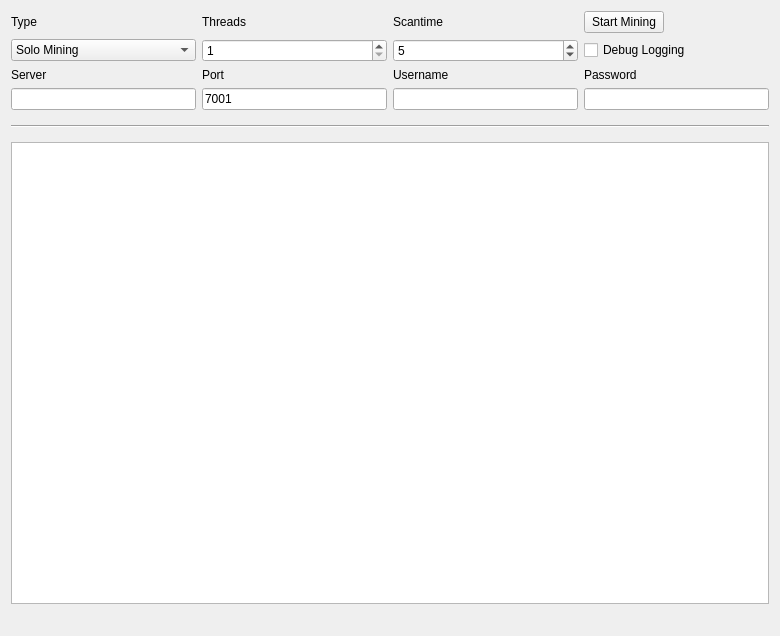
<?xml version="1.0" encoding="UTF-8"?>
<ui version="4.0">
 <class>MiningPage</class>
 <widget class="QWidget" name="MiningPage">
  <property name="geometry">
   <rect>
    <x>0</x>
    <y>0</y>
    <width>780</width>
    <height>636</height>
   </rect>
  </property>
  <property name="windowTitle">
   <string>Mining</string>
  </property>
  <layout class="QGridLayout" name="gridLayout">
   <property name="sizeConstraint">
    <enum>QLayout::SetMaximumSize</enum>
   </property>
   <item row="7" column="1">
    <widget class="QLineEdit" name="serverLine">
     <property name="enabled">
      <bool>true</bool>
     </property>
    </widget>
   </item>
   <item row="6" column="3">
    <widget class="QLabel" name="usernameLabel">
     <property name="enabled">
      <bool>true</bool>
     </property>
     <property name="text">
      <string>Username</string>
     </property>
    </widget>
   </item>
   <item row="6" column="1">
    <widget class="QLabel" name="serverLabel">
     <property name="enabled">
      <bool>true</bool>
     </property>
     <property name="text">
      <string>Server</string>
     </property>
    </widget>
   </item>
   <item row="7" column="3">
    <widget class="QLineEdit" name="usernameLine">
     <property name="enabled">
      <bool>true</bool>
     </property>
     <property name="text">
      <string/>
     </property>
    </widget>
   </item>
   <item row="6" column="4">
    <widget class="QLabel" name="passwordLabel">
     <property name="enabled">
      <bool>true</bool>
     </property>
     <property name="text">
      <string>Password</string>
     </property>
    </widget>
   </item>
   <item row="6" column="2">
    <widget class="QLabel" name="portLabel">
     <property name="enabled">
      <bool>true</bool>
     </property>
     <property name="text">
      <string>Port</string>
     </property>
    </widget>
   </item>
   <item row="3" column="4">
    <widget class="QPushButton" name="startButton">
     <property name="sizePolicy">
      <sizepolicy hsizetype="Fixed" vsizetype="Fixed">
       <horstretch>0</horstretch>
       <verstretch>0</verstretch>
      </sizepolicy>
     </property>
     <property name="text">
      <string>Start Mining</string>
     </property>
    </widget>
   </item>
   <item row="8" column="1" colspan="4">
    <widget class="Line" name="line">
     <property name="sizePolicy">
      <sizepolicy hsizetype="Minimum" vsizetype="Fixed">
       <horstretch>0</horstretch>
       <verstretch>0</verstretch>
      </sizepolicy>
     </property>
     <property name="minimumSize">
      <size>
       <width>0</width>
       <height>20</height>
      </size>
     </property>
     <property name="orientation">
      <enum>Qt::Horizontal</enum>
     </property>
    </widget>
   </item>
   <item row="13" column="1" colspan="4">
    <widget class="QListWidget" name="list">
     <property name="autoScrollMargin">
      <number>100000</number>
     </property>
     <property name="dragDropMode">
      <enum>QAbstractItemView::DragOnly</enum>
     </property>
     <property name="selectionMode">
      <enum>QAbstractItemView::NoSelection</enum>
     </property>
     <property name="movement">
      <enum>QListView::Snap</enum>
     </property>
     <property name="batchSize">
      <number>10</number>
     </property>
    </widget>
   </item>
   <item row="14" column="1" colspan="2">
    <widget class="QLabel" name="shareCount">
     <property name="font">
      <font>
       <pointsize>10</pointsize>
       <weight>75</weight>
       <bold>true</bold>
      </font>
     </property>
     <property name="text">
      <string/>
     </property>
    </widget>
   </item>
   <item row="3" column="3">
    <widget class="QLabel" name="scantimeLabel">
     <property name="enabled">
      <bool>true</bool>
     </property>
     <property name="layoutDirection">
      <enum>Qt::LeftToRight</enum>
     </property>
     <property name="text">
      <string>Scantime</string>
     </property>
    </widget>
   </item>
   <item row="3" column="2">
    <widget class="QLabel" name="threadsLabel">
     <property name="enabled">
      <bool>true</bool>
     </property>
     <property name="text">
      <string>Threads</string>
     </property>
    </widget>
   </item>
   <item row="4" column="4">
    <widget class="QCheckBox" name="debugCheckBox">
     <property name="text">
      <string>Debug Logging</string>
     </property>
    </widget>
   </item>
   <item row="3" column="1">
    <widget class="QLabel" name="typeLabel">
     <property name="text">
      <string>Type</string>
     </property>
    </widget>
   </item>
   <item row="4" column="2">
    <widget class="QSpinBox" name="threadsBox">
     <property name="enabled">
      <bool>true</bool>
     </property>
     <property name="minimum">
      <number>1</number>
     </property>
     <property name="maximum">
      <number>99</number>
     </property>
     <property name="singleStep">
      <number>1</number>
     </property>
    </widget>
   </item>
   <item row="4" column="1">
    <widget class="QComboBox" name="typeBox">
     <property name="editable">
      <bool>false</bool>
     </property>
     <property name="currentIndex">
      <number>0</number>
     </property>
     <item>
      <property name="text">
       <string>Solo Mining</string>
      </property>
     </item>
     <item>
      <property name="text">
       <string>Pool Mining</string>
      </property>
     </item>
    </widget>
   </item>
   <item row="4" column="3">
    <widget class="QSpinBox" name="scantimeBox">
     <property name="enabled">
      <bool>true</bool>
     </property>
     <property name="minimum">
      <number>1</number>
     </property>
     <property name="value">
      <number>5</number>
     </property>
    </widget>
   </item>
   <item row="7" column="2">
    <widget class="QLineEdit" name="portLine">
     <property name="enabled">
      <bool>true</bool>
     </property>
     <property name="text">
      <string>7001</string>
     </property>
     <property name="value" stdset="0">
      <number>7001</number>
     </property>
    </widget>
   </item>
   <item row="7" column="4">
    <widget class="QLineEdit" name="passwordLine">
     <property name="enabled">
      <bool>true</bool>
     </property>
    </widget>
   </item>
   <item row="14" column="3" colspan="2">
    <widget class="QLabel" name="mineSpeedLabel">
     <property name="sizePolicy">
      <sizepolicy hsizetype="Preferred" vsizetype="Preferred">
       <horstretch>0</horstretch>
       <verstretch>0</verstretch>
      </sizepolicy>
     </property>
     <property name="font">
      <font>
       <pointsize>10</pointsize>
       <weight>75</weight>
       <bold>true</bold>
      </font>
     </property>
     <property name="text">
      <string/>
     </property>
     <property name="alignment">
      <set>Qt::AlignRight|Qt::AlignTrailing|Qt::AlignVCenter</set>
     </property>
    </widget>
   </item>
  </layout>
 </widget>
 <layoutdefault spacing="6" margin="11"/>
 <tabstops>
  <tabstop>startButton</tabstop>
  <tabstop>typeBox</tabstop>
  <tabstop>threadsBox</tabstop>
  <tabstop>scantimeBox</tabstop>
  <tabstop>serverLine</tabstop>
  <tabstop>portLine</tabstop>
  <tabstop>usernameLine</tabstop>
  <tabstop>passwordLine</tabstop>
  <tabstop>debugCheckBox</tabstop>
  <tabstop>list</tabstop>
 </tabstops>
 <resources/>
 <connections/>
</ui>
